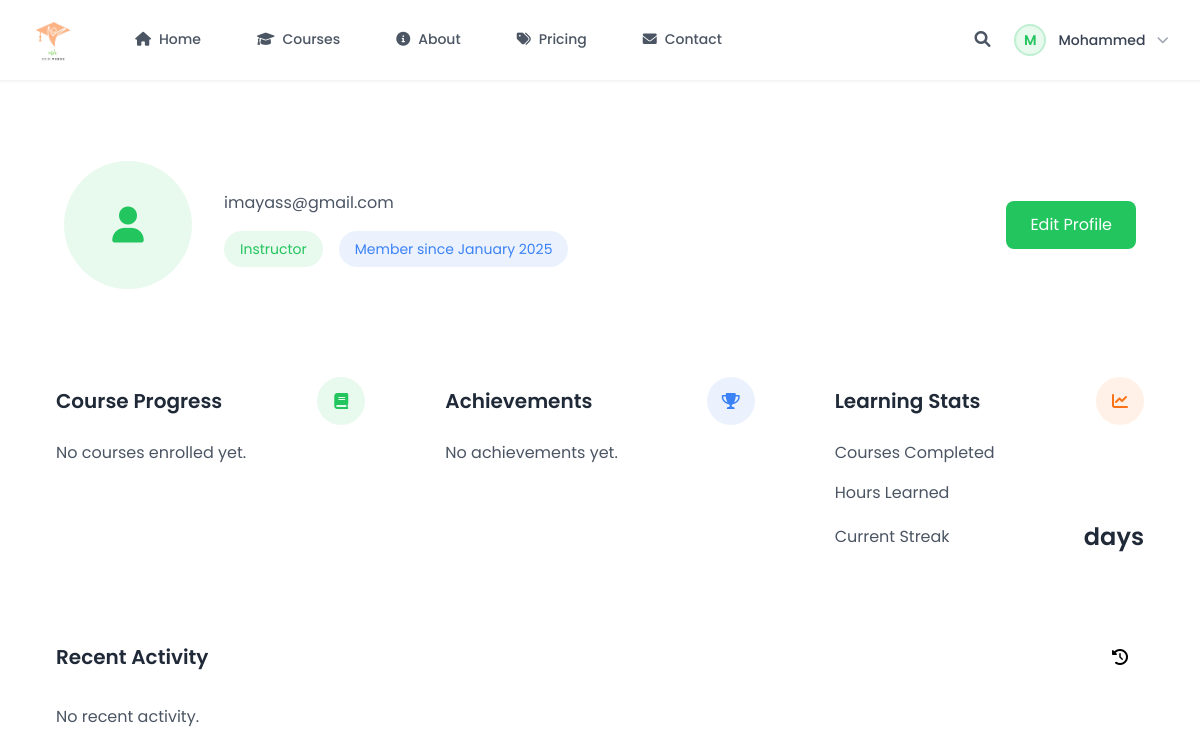
The page /users/profile/ (signed in) on the database its author committed.
### users/models.py (models this page shows, shortened)
class CustomUser(AbstractUser):
    ROLE_CHOICES = [
        ('student', 'Student'),
        ('instructor', 'Instructor'),
        ('admin', 'Admin'),
    ]
    email = models.EmailField(_('email address'), unique=True)
    bio = models.TextField(max_length=500, blank=True)
    avatar = models.ImageField(upload_to=user_avatar_path, blank=True, null=True)
    role = models.CharField(max_length=20, choices=ROLE_CHOICES, default='student')
    date_of_birth = models.DateField(null=True, blank=True)
    USERNAME_FIELD = 'email'
    REQUIRED_FIELDS = ['username']
    class Meta:
        verbose_name = _('user')
        verbose_name_plural = _('users')

### users/views.py (the view)
# urls.py: path('profile/', views.profile, name='profile'),
@login_required
def profile(request):
    if request.method == 'POST':
        form = CustomUserChangeForm(request.POST, request.FILES, instance=request.user)
        if form.is_valid():
            form.save()
            messages.success(request, 'Your profile has been updated!')
            return redirect('profile')
    else:
        form = CustomUserChangeForm(instance=request.user)
    total_points = Point.objects.filter(user=request.user).aggregate(
        total=models.Sum('points'))['total'] or 0
    achievements = UserAchievement.objects.filter(
        user=request.user
    ).select_related('achievement').order_by('-achieved_at')
    context = {
        'form': form,
        'total_points': total_points,
        'achievements': achievements,
    }
    return render(request, 'users/profile.html', context)

### templates/users/profile.html (shortened to what this page needs)
{% extends 'base.html' %}
{% load static %}
{% block content %}
<div class="min-h-screen py-12">
    <div class="max-w-7xl mx-auto px-4 sm:px-6 lg:px-8">
        <div class="feature-card rounded-xl p-8 mb-8">
            <div class="flex flex-col md:flex-row items-center gap-8">
                <div class="w-32 h-32 rounded-full bg-primary/10 flex items-center justify-center overflow-hidden">
                    {% if user.avatar %}
                        <img src="{{ user.avatar.url }}" alt="Profile picture" class="w-full h-full object-cover">
                    {% else %}
                        <i class="fas fa-user text-4xl text-primary"></i>
                    {% endif %}
                </div>
                <div class="flex-grow text-center md:text-left">
                    <p class="text-gray-600 mb-4">{{ user.email }}</p>
                    <div class="flex flex-wrap gap-4 justify-center md:justify-start">
                        <span class="px-4 py-2 bg-primary/10 text-primary rounded-full text-sm">
                            {{ user.role|title }}
                        </span>
                        <span class="px-4 py-2 bg-secondary/10 text-secondary rounded-full text-sm">
                            Member since {{ user.date_joined|date:"F Y" }}
                        </span>
                    </div>
                </div>
                <a href="{% url 'users:edit_profile' %}"
                   class="px-6 py-3 bg-primary text-white rounded-lg hover:bg-primary/90 transition-colors">
                    Edit Profile
                </a>
            </div>
        </div>
        <div class="grid md:grid-cols-3 gap-8 mb-8">
            <div class="feature-card rounded-xl p-6">
                <div class="flex items-center justify-between mb-4">
                    <h3 class="text-xl font-semibold text-gray-800">Course Progress</h3>
                    <div class="w-12 h-12 bg-primary/10 rounded-full flex items-center justify-center">
                        <i class="fas fa-book text-primary"></i>
                    </div>
                </div>
                <div class="space-y-4">
                    {% for enrollment in user.enrollments.all %}
                    <div>
                        <div class="flex justify-between text-sm text-gray-600 mb-1">
                            <span>{{ enrollment.course.title }}</span>
                            <span>{{ enrollment.progress }}%</span>
                        </div>
                        <div class="w-full bg-gray-200 rounded-full h-2">
                            <div class="bg-primary rounded-full h-2" style="width: {{ enrollment.progress }}%"></div>
                        </div>
                    </div>
                    {% empty %}
                    <p class="text-gray-600">No courses enrolled yet.</p>
                    {% endfor %}
                </div>
            </div>
            <div class="feature-card rounded-xl p-6">
                <div class="flex items-center justify-between mb-4">
                    <h3 class="text-xl font-semibold text-gray-800">Achievements</h3>
                    <div class="w-12 h-12 bg-secondary/10 rounded-full flex items-center justify-center">
                        <i class="fas fa-trophy text-secondary"></i>
                    </div>
                </div>
                <div class="grid grid-cols-3 gap-4">
                    {% for badge in user.badges.all %}
                    <div class="text-center">
                        <div class="w-16 h-16 mx-auto bg-secondary/10 rounded-full flex items-center justify-center mb-2">
                            <i class="{{ badge.icon }} text-secondary text-xl"></i>
                        </div>
                        <span class="text-sm text-gray-600">{{ badge.name }}</span>
                    </div>
                    {% empty %}
                    <p class="col-span-3 text-gray-600">No achievements yet.</p>
                    {% endfor %}
                </div>
            </div>
            <div class="feature-card rounded-xl p-6">
                <div class="flex items-center justify-between mb-4">
                    <h3 class="text-xl font-semibold text-gray-800">Learning Stats</h3>
                    <div class="w-12 h-12 bg-accent/10 rounded-full flex items-center justify-center">
                        <i class="fas fa-chart-line text-accent"></i>
                    </div>
                </div>
                <div class="space-y-4">
                    <div class="flex justify-between items-center">
                        <span class="text-gray-600">Courses Completed</span>
                    </div>
                    <div class="flex justify-between items-center">
                        <span class="text-gray-600">Hours Learned</span>
                    </div>
                    <div class="flex justify-between items-center">
                        <span class="text-gray-600">Current Streak</span>
                        <span class="text-2xl font-semibold text-gray-800">{{ current_streak }} days</span>
                    </div>
                </div>
            </div>
        </div>
        <div class="feature-card rounded-xl p-6">
            <div class="flex items-center justify-between mb-6">
                <h3 class="text-xl font-semibold text-gray-800">Recent Activity</h3>
                <div class="w-12 h-12 bg-highlight/10 rounded-full flex items-center justify-center">
                    <i class="fas fa-history text-highlight"></i>
                </div>
            </div>
            <div class="space-y-4">
                {% for activity in recent_activities %}
                <div class="flex items-center gap-4">
                    <div class="w-10 h-10 bg-gray-100 rounded-full flex items-center justify-center flex-shrink-0">
                        <i class="{{ activity.icon }} text-gray-600"></i>
                    </div>
                    <div class="flex-grow">
                        <p class="text-gray-800">{{ activity.description }}</p>
                        <p class="text-sm text-gray-600">{{ activity.timestamp|timesince }} ago</p>
                    </div>
                </div>
                {% empty %}
                <p class="text-gray-600">No recent activity.</p>
                {% endfor %}
            </div>
        </div>
    </div>
</div>
{% endblock %}

### templates/base.html (shortened to what this page needs)
{% load static %}
<!DOCTYPE html>
<html lang="en">
<head>
    <script src="https://cdn.tailwindcss.com"></script>
    <link rel="stylesheet" href="https://cdnjs.cloudflare.com/ajax/libs/font-awesome/6.0.0/css/all.min.css">
</head>
<body class="min-h-screen bg-white">
    <nav class="sticky top-0 z-50 bg-white/90 backdrop-blur-xl border-b border-gray-100 shadow-sm transition-all duration-300">
        <div class="max-w-7xl mx-auto px-4 sm:px-6 lg:px-8">
            <div class="flex justify-between h-20">
                <div class="flex items-center">
                    <div class="flex-shrink-0 flex items-center">
                        <a href="{% url 'core:home' %}" class="flex items-center group">
                            <img src="{% static 'images/Logo.png' %}" alt="Eduverse Logo"
                                 class="h-12 w-auto transform transition-transform duration-300 group-hover:scale-105">
                        </a>
                    </div>
                    <div class="hidden md:flex items-center space-x-8 ml-12">
                        <a href="{% url 'core:home' %}"
                           class="inline-flex items-center px-3 py-2 text-sm font-medium border-b-2 transition-all duration-300 hover:-translate-y-0.5 {% if request.resolver_match.url_name == 'home' %}border-primary text-primary{% else %}border-transparent text-gray-600 hover:text-primary hover:border-primary/30{% endif %}">
                            <i class="fas fa-home mr-2"></i>
                            Home
                        </a>
                        <a href="{% url 'courses:course_list' %}"
                           class="inline-flex items-center px-3 py-2 text-sm font-medium border-b-2 transition-all duration-300 hover:-translate-y-0.5 {% if 'courses' in request.path %}border-primary text-primary{% else %}border-transparent text-gray-600 hover:text-primary hover:border-primary/30{% endif %}">
                            <i class="fas fa-graduation-cap mr-2"></i>
                            Courses
                        </a>
                        <a href="{% url 'core:about' %}"
                           class="inline-flex items-center px-3 py-2 text-sm font-medium border-b-2 transition-all duration-300 hover:-translate-y-0.5 {% if request.resolver_match.url_name == 'about' %}border-primary text-primary{% else %}border-transparent text-gray-600 hover:text-primary hover:border-primary/30{% endif %}">
                            <i class="fas fa-info-circle mr-2"></i>
                            About
                        </a>
                        <a href="{% url 'core:pricing' %}"
                           class="inline-flex items-center px-3 py-2 text-sm font-medium border-b-2 transition-all duration-300 hover:-translate-y-0.5 {% if request.resolver_match.url_name == 'pricing' %}border-primary text-primary{% else %}border-transparent text-gray-600 hover:text-primary hover:border-primary/30{% endif %}">
                            <i class="fas fa-tags mr-2"></i>
                            Pricing
                        </a>
                        <a href="{% url 'core:contact' %}"
                           class="inline-flex items-center px-3 py-2 text-sm font-medium border-b-2 transition-all duration-300 hover:-translate-y-0.5 {% if request.resolver_match.url_name == 'contact' %}border-primary text-primary{% else %}border-transparent text-gray-600 hover:text-primary hover:border-primary/30{% endif %}">
                            <i class="fas fa-envelope mr-2"></i>
                            Contact
                        </a>
                    </div>
                </div>
                <div class="flex items-center space-x-4">
                    <button class="text-gray-600 hover:text-primary transition-colors p-2 hover:bg-gray-50 rounded-xl">
                        <i class="fas fa-search"></i>
                    </button>
                    {% if user.is_authenticated %}
                        <div class="relative" x-data="{ open: false }">
                            <button @click="open = !open"
                                    class="flex items-center space-x-3 focus:outline-none">
                                {% if user.avatar and user.avatar.url %}
                                    <img src="{{ user.avatar.url }}"
                                         alt="{{ user.username }}"
                                         class="w-8 h-8 rounded-full border-2 border-primary/20">
                                {% else %}
                                    <div class="w-8 h-8 rounded-full border-2 border-primary/20 bg-primary/10 flex items-center justify-center">
                                        <span class="text-primary text-sm font-semibold">
                                            {{ user.username|first|upper }}
                                        </span>
                                    </div>
                                {% endif %}
                                <span class="text-sm font-medium text-gray-700">{{ user.username }}</span>
                                <i class="fas fa-chevron-down text-xs text-gray-400"></i>
                            </button>
                        </div>
                    {% endif %}
                </div>
            </div>
        </div>
    </nav>
    <main>
        {% block content %}{% endblock %}
    </main>
</body>
</html>

### templates/base.html (style rules this page uses)
body { font-family: 'Poppins', sans-serif; }

### rows shown on the page
CustomUser: username|first "M", username "Mohammed", email "imayass@gmail.com", role "Instructor", date_joined "January 2025"
